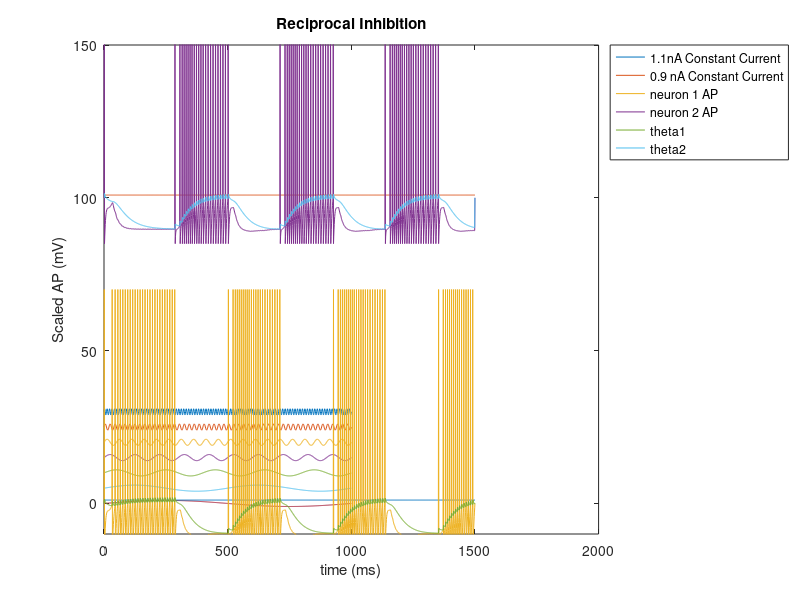
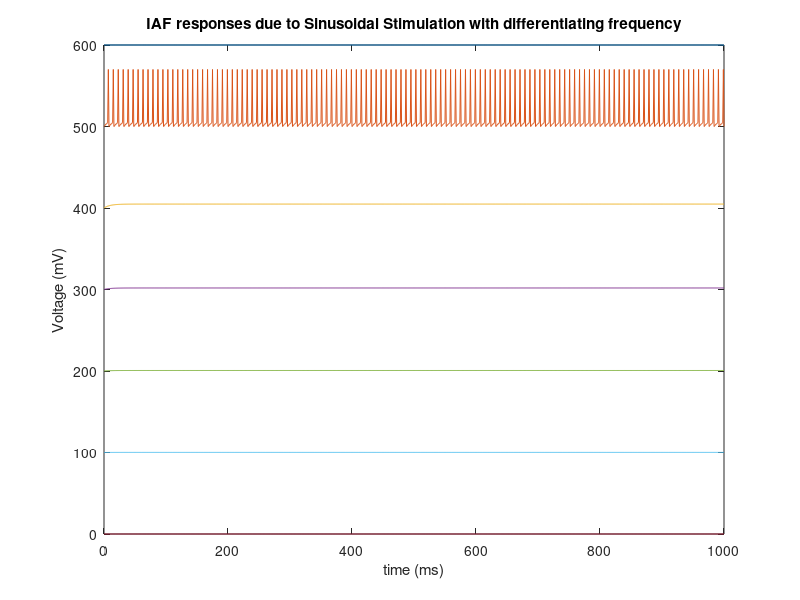
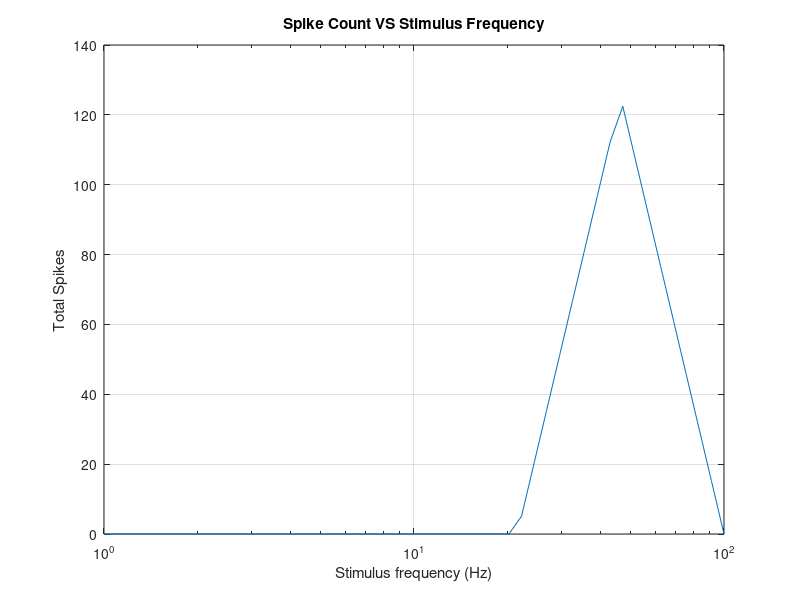

Write MATLAB code to recreate these figures, in order.
clc;
clear;
close all;

%========square wave input=============
dt = 1; 
t = 0: dt: 100;
Vrest = 0;
R = 10; %Mohm
C = 1; %nF
Vthr = 5; %mV
Vspk = 70; %mV

V(1) = Vrest;


I=zeros(1,length(t));
for t0=1:length(t)
    if t(t0)>10 && t(t0)<(60)
        I(t0)=1;
    end
end

firing = 0;

figure(1)
plot(t, I);
title('Current Stimulus');
xlabel('Time in ms');
ylabel('Current (nA)');

for i = 1: length(t)-1
    dVdt = (I(i) - V(i)/R)/C;

    if V(i) < Vthr
        V(i+1) = V(i) + dVdt*dt;
    else
        V(i) = Vspk;
        V(i+1) = 0;
        firing = firing + 1;
    end
end

figure(2)
plot(t, V);
title('Neuronal firing for square wave stimulation');
xlabel('Time in ms');
ylabel('Voltage (mV)');

%Uncomment clc, clear, close to run above simulations
% clc;
% clear;
% close all;

%========sinusoidal input with frequencies=============
dt = 1; 
t = 0: dt: 1000;
Vrest = 0;
R = 10; %Mohm
C = 1; %nF
Vthr = 5; %mV
Vspk = 70; %mV

V(1,1) = Vrest; 
V(2,1) = Vrest; 
V(3,1) = Vrest; 
V(4,1) = Vrest;
V(5,1) = Vrest;
V(6,1) = Vrest;
V(7,1) = Vrest;


f = [1,2,5,10,20,50,100];



firing = 0;
firing_freq = zeros(1,length(f));

for i = 1: length(f)
    I = sin(2*pi*f(i)*(t/1000));
    firing = 0;

    for j = 1: length(t)-1
        Isin = I(i);
        dVdt = (Isin - V(i, j)/R)/C;

        if V(i,j) < 0
            V(i,j) = 0;
        end
    
        if V(i, j) < Vthr
            V(i, j+1) = V(i, j) + dVdt*dt;
        else
            V(i, j) = Vspk;
            V(i, j+1) = 0;
            firing = firing + 1;
        end
    end
    firing_freq(i) = firing;
end

%Uncomment to see sinusoidal stimulus graph and much more
figure(1)
plot (t,30 + sin(2*pi*f(7)*(t/1000)))
hold all
plot (t,25 +sin(2*pi*f(6)*(t/1000)))
plot (t,20 +sin(2*pi*f(5)*(t/1000)))
plot (t,15 +sin(2*pi*f(4)*(t/1000)))
plot (t,10 +sin(2*pi*f(3)*(t/1000)))
plot (t,5 +sin(2*pi*f(2)*(t/1000)))
plot (t,sin(2*pi*f(1)*(t/1000)))
title('Sinusoidal Stimulus with differentiating frequency')
ylabel('Current (nA)')
xlabel('time (ms)')

figure(2)
plot (t,600 + V(7, :))
hold all
plot (t,500 + V(6, :))
plot (t,400 + V(5, :))
plot (t,300 + V(4, :))
plot (t,200 + V(3, :))
plot (t,100 + V(2, :))
plot (t, V(1, :))
title('IAF responses due to Sinusoidal Stimulation with differentiating frequency')
ylabel('Voltage (mV)')
xlabel('time (ms)')
% 
figure(3)
x = logspace(0, 2);
Y = interp1(1:length(firing_freq), firing_freq, linspace(1, length(firing_freq), length(x)), 'linear');
semilogx(x, Y)
set(gca,'YGrid','on', 'XGrid', 'on')
title('Spike Count VS Stimulus Frequency')
ylabel('Total Spikes')
xlabel('Stimulus frequency (Hz)')


%Uncomment clc, clear, close to run above simulations
clc;
clear;
close all;



% %=================Problem 2b===================
dt = 1; 
t = 0: dt: 1000;
f = [1,2,5,10,20,50,100];
a = 0.02;
c = -65;
d = 8;
b = 0.2;
v = -65;
u = b*v;
firing = 0;
firing_freq = zeros(1,length(f));
Vthr = 30; %mV
v_rec = zeros(length(f), length(t));
u_rec = zeros(length(f), length(t));
v_rec (1,1) = c; 
v_rec (2,1) = c; 
v_rec (3,1) = c; 
v_rec (4,1) = c;
v_rec (5,1) = c;
v_rec (6,1) = c;
v_rec (7,1) = c;
u_rec (1,1) = u; 
u_rec (2,1) = u; 
u_rec (3,1) = u; 
u_rec (4,1) = u; 
u_rec (5,1) = u; 
u_rec (6,1) = u; 
u_rec (7,1) = u; 


for i = 1: length(f)
    I =  10 * sin(2*pi*f(i)*(t/1000));
    firing = 0;
    j = 2;

    while j <= length(t)-1
        Isin = I(j-1);
        dv = 0.04 * v_rec(i,j-1)^2 + 5 * v_rec(i,j-1) + 140 - u_rec(i,j-1) + Isin;
        du = a * (b*v_rec(i,j-1) - u_rec(i,j-1));
        v_rec(i,j) = v_rec(i,j-1) + dt * dv;
        u_rec(i,j) = u_rec(i,j-1) + dt * du;

        if v_rec(i,j) >= Vthr
            v_rec(i,j) = Vthr;
            v_rec(i,j+1) = c;
            u_rec(i,j+1) = u_rec(i,j) + d;
            firing = firing + 1;
            j = j + 2;
        else
            j = j + 1;
        end
    end
    firing_freq(i) = firing;
end

% figure(1)
% plot (t,600 + v_rec(7, :))
% hold all
% plot (t,500 + v_rec(6, :))
% plot (t,400 + v_rec(5, :))
% plot (t,300 + v_rec(4, :))
% plot (t,200 + v_rec(3, :))
% plot (t,100 + v_rec(2, :))
% plot (t, v_rec(1, :))
% title('IAF responses due to Sinusoidal Stimulation with differentiating frequency')
% ylabel('Voltage (mV)')
% xlabel('time (ms)')
% 
% figure(2)
% x = logspace(0, 2);
% Y = interp1(1:length(firing_freq), firing_freq, linspace(1, length(firing_freq), length(x)), 'linear');
% semilogx(x, Y)
% set(gca,'YGrid','on', 'XGrid', 'on')
% title('Spike Count VS Stimulus Frequency')
% ylabel('Total Spikes')
% xlabel('Stimulus frequency (Hz)')
% % 
% figure(3)
% plot (t,600 + u_rec(7, :))
% hold all
% plot (t,500 + u_rec(6, :))
% plot (t,400 + u_rec(5, :))
% plot (t,300 + u_rec(4, :))
% plot (t,200 + u_rec(3, :))
% plot (t,100 + u_rec(2, :))
% plot (t, u_rec(1, :))
% title('neuronal responses (u) due to Sinusoidal Stimulation with differentiating frequency')
% ylabel('u - scale')
% xlabel('time (ms)')

%Uncomment clc, clear, close to run above simulations
clc;
clear;
close all;



% %=================Problem 2c===================
C = 1; %nF
R = 10; %MOhm
Vrest = 0; %mV
Vspk = 70;
Tthresh = 50; %threshold time constant ms
Einh = -15; % synpatic reversal potential
Esyn = Einh; % inhibitory reversal potential
e = 2.7183; 
Tsyn = 15; %synaptic time constant
gpeak = 0.1; %peak synaptic conductance
dt = 1; 
t = 0: dt: 1500; %total simulation time3

theta1 = zeros(1,length(t));
theta2 = zeros(1,length(t));
z1 = zeros(1,length(t));
g1 = zeros(1,length(t));
z2 = zeros(1,length(t));
g2 = zeros(1,length(t));
v1 = zeros(1,length(t));
v2 = zeros(1,length(t));


%"Both neurons should receive constant (or constantly?) current injection.
%Specifically, inject 1.1 nA into neuron 1 and 0.9 nA into neuron 2."

%Constant Current input for neuron 1
I1=zeros(1,length(t));
for t0=1:length(t)
    if t(t0)>0 && t(t0)<1501
        I1(t0)=1.1;
    end
end


%Constant Current input for neuron 2
I2=zeros(1,length(t));
for t0=1:length(t)
    if t(t0)>0 && t(t0)<1501
        I2(t0)=0.9;
    end
end

u1 = 0;
u2 = 0;

for i = 2 : length(t)-1
    % Voltage update for neuron 1 and 2
    dv1 = (-v1(i-1)/R - g1(i-1) * (v1(i-1) - Esyn) + I1(i-1) )/C;
    dv2 = (-v2(i-1)/R - g2(i-1) * (v2(i-1) - Esyn) + I2(i-1) )/C;

    if v1(i) ~= Esyn
        v1(i) = v1(i-1) + dt * dv1;
    end

    if v2(i) ~= Esyn
        v2(i) = v2(i-1) + dt * dv2;
    end

    % Threshold update for n1 and 2
    dtheta1 = (-theta1(i-1) + v1(i-1)) / Tthresh;
    dtheta2 = (-theta2(i-1) + v2(i-1)) / Tthresh;
    theta1(i) = theta1(i-1) + dtheta1*dt;
    theta2(i) = theta2(i-1) + dtheta2*dt;

    %Conductance update 1
    dz1 = (-z1(i-1) / Tsyn) + (gpeak / (Tsyn/e)) * u1;
    dz2 = (-z2(i-1) / Tsyn) + (gpeak / (Tsyn/e)) * u2;
    z1(i) = z1(i-1) + dz1*dt;
    z2(i) = z2(i-1) + dz2*dt;

    %Conductance update 2
    dg1 = (-g1(i-1) / Tsyn) + z1(i);
    dg2 = (-g2(i-1) / Tsyn) + z2(i);    
    g1(i) = g1(i-1) + dg1*dt;
    g2(i) = g2(i-1) + dg2*dt;
    
   
    if u1 == 1
        u1 = 0;
    end

    if u2 == 1
        u2 = 0;
    end

%When the neuron fires an action potential, reset the membrane voltage to Einh 
%on the next time step. 
    if v1(i) >= theta1(i)
        v1(i) = Vspk;
        v1(i+1) = Einh;
        u2 = 1; % 
    end

    if v2(i) >= theta2(i)
        v2(i) = Vspk;
        v2(i+1) = Einh;
        u1 = 1;
    end
end

figure(1)
plot(t, I1)
hold all
plot(t, 100 + I2)
plot(t, v1)
plot(t, 100 + v2)
plot(t, theta1)
plot(t, 100 + theta2)
ylim([-10 150])
title('Reciprocal Inhibition')
legend('1.1nA Constant Current','0.9 nA Constant Current', ...
    'neuron 1 AP','neuron 2 AP', 'theta1','theta2', 'Location','bestoutside')
xlabel('time (ms)')
ylabel('Scaled AP (mV)')






